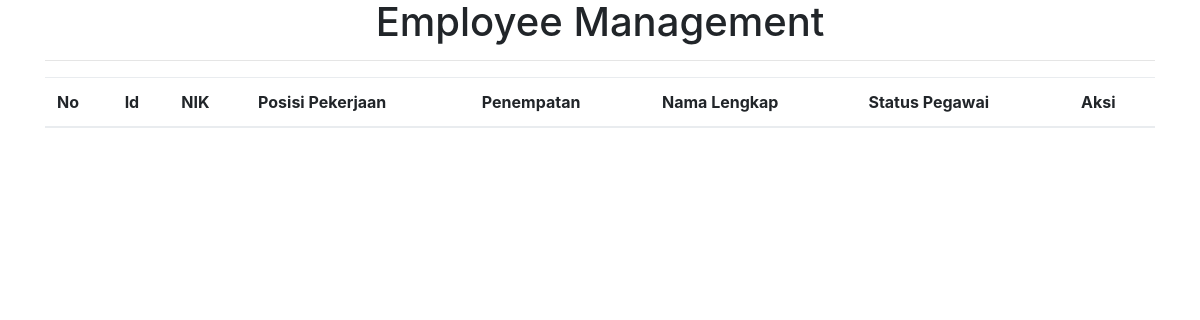
Page /admin/employee.php (signed in) on the earlier database version.
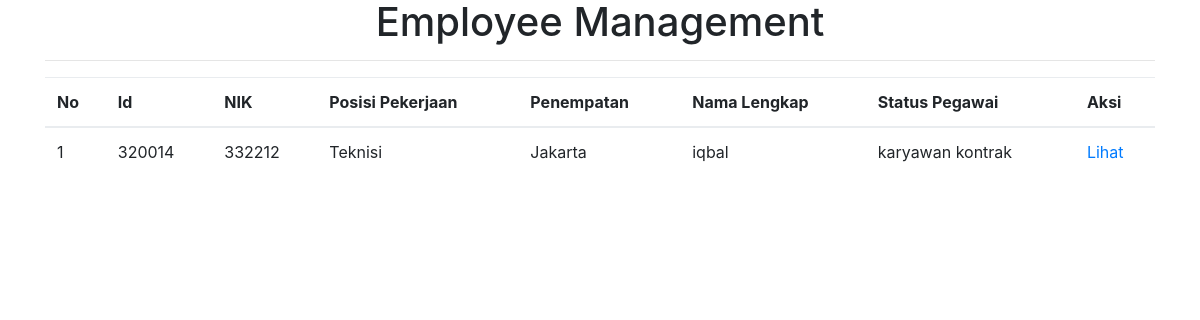
Same page on the later database version.
### tables this page shows
CREATE TABLE `econtract` (
  `nik` int NOT NULL,
  `soal1` varchar(255) NOT NULL,
  `soal2` varchar(255) NOT NULL,
  `soal3` varchar(255) NOT NULL,
  `soal4` varchar(255) NOT NULL,
  `soal5` varchar(255) NOT NULL,
  `soal6` varchar(255) NOT NULL,
  `masa_kerja` varchar(255) NOT NULL,
  `mulai_kontrak` date DEFAULT NULL,
  `akhir_kontrak` date DEFAULT NULL,
  `status_pegawai` varchar(255) NOT NULL
);

CREATE TABLE `pelamar` (
  `id_pelamar` int NOT NULL,
  `posisi_pekerjaan` varchar(255) NOT NULL DEFAULT '',
  `lokasi_seleksi` varchar(255) NOT NULL DEFAULT '''''',
  `username` varchar(40) NOT NULL,
  `password` varchar(18) NOT NULL,
  `nama` varchar(255) NOT NULL DEFAULT '''''',
  `nik` int NOT NULL,
  `status_pegawai` varchar(255) NOT NULL,
  `jekel` varchar(255) NOT NULL DEFAULT '',
  `tempat_lhr` varchar(255) NOT NULL DEFAULT '',
  `tgl_lhr` date DEFAULT NULL,
  `alamat` varchar(40) NOT NULL DEFAULT '',
  `kodepos` varchar(15) NOT NULL DEFAULT '',
  `kota` varchar(15) NOT NULL DEFAULT '',
  `no_tlp` varchar(20) NOT NULL DEFAULT '',
  `no_hp` varchar(20) NOT NULL DEFAULT '',
  `ktp` varchar(16) NOT NULL DEFAULT '',
  `negara` varchar(20) NOT NULL DEFAULT '',
  `agama` varchar(15) NOT NULL DEFAULT '',
  `hobi` varchar(10) NOT NULL DEFAULT '',
  `alamat_ortu` varchar(35) NOT NULL DEFAULT '',
  `kodepos_ortu` varchar(15) NOT NULL DEFAULT '',
  `kota_ortu` varchar(15) NOT NULL DEFAULT '',
  `status` varchar(15) NOT NULL DEFAULT '',
  `jml_anak` varchar(10) NOT NULL DEFAULT '',
  `nm_kel` varchar(35) NOT NULL DEFAULT '',
  `hubungan` varchar(20) NOT NULL DEFAULT '',
  `alamat_kel` varchar(35) NOT NULL DEFAULT '',
  `no_kel` varchar(15) NOT NULL DEFAULT '',
  `pendidikan` varchar(15) NOT NULL DEFAULT '',
  `nm_sekolah` varchar(30) NOT NULL DEFAULT '',
  `jurusan` varchar(30) NOT NULL DEFAULT '',
  `tgl_mulai` date DEFAULT NULL,
  `tgl_selesai` date DEFAULT NULL,
  `nilai` float NOT NULL DEFAULT '0',
  `organisasi` varchar(35) NOT NULL DEFAULT '',
  `jabatan` varchar(25) NOT NULL DEFAULT '',
  `periode_org` varchar(20) NOT NULL DEFAULT '',
  `nm_kursus` varchar(30) NOT NULL DEFAULT '',
  `tahun` year NOT NULL DEFAULT '0000',
  `penyelenggara` varchar(25) NOT NULL DEFAULT '',
  `peringkat` varchar(15) NOT NULL DEFAULT '',
  `bahasa` varchar(15) NOT NULL DEFAULT '',
  `dengar` varchar(15) NOT NULL DEFAULT '',
  `baca` varchar(15) NOT NULL DEFAULT '',
  `bicara` varchar(15) NOT NULL DEFAULT '',
  `tulis` varchar(15) NOT NULL DEFAULT '',
  `nm_pt` varchar(25) NOT NULL DEFAULT '',
  `tgl_awal` date DEFAULT NULL,
  `tgl_akhir` date DEFAULT NULL,
  `almt_pt` varchar(35) NOT NULL DEFAULT '',
  `tlp_pt` varchar(15) NOT NULL DEFAULT '',
  `jabat_awal` varchar(20) NOT NULL DEFAULT '',
  `jabat_akhir` varchar(20) NOT NULL DEFAULT '',
  `nm_atasan` varchar(30) NOT NULL DEFAULT '',
  `alasan` varchar(100) NOT NULL DEFAULT '',
  `gaji` varchar(20) NOT NULL DEFAULT '',
  `dokumen` longtext,
  `foto` longtext,
  `file_sertifikat` longtext,
  `wawancara` longtext,
  `tgl_wwcr` date DEFAULT NULL,
  `mulai_kontrak` date DEFAULT NULL,
  `akhir_kontrak` date DEFAULT NULL
);

### admin/employee.php (the view, shortened to what this page needs)
<?php
if(@$_SESSION['admin']){
?>
<!DOCTYPE html>
<html lang="en">
  <head>
    <link rel="stylesheet" href="../bootstrap4/css/bootstrap.min.css">
    <link rel="stylesheet" href="../bootstrap4/css/custom.css">
    <link rel="stylesheet" href="https://maxcdn.bootstrapcdn.com/font-awesome/4.7.0/css/font-awesome.min.css">
    <link rel="stylesheet" href="../bootstrap4/css/dataTables.bootstrap4.css">
    <link rel="stylesheet" href="../bootstrap4/css/dataTables.bootstrap4.min.css">
  </head>
<div class="container">
  <body style="background-color: transparent;">
        <h1 align="center">Employee Management</h1>
        <hr>
            <div class="row">
                <div class="col-md-12">
                    <table id="example" class="table table-responsive table-hover" cellspacing="0" width="100%" >
                         <thead>
                             <tr>
                                <th>No</th>
                                <th>Id</th>
                                <th>NIK</th>
                                <th>Posisi Pekerjaan</th>
                                <th>Penempatan</th>
                                <th>Nama Lengkap</th>
                                <th>Status Pegawai</th>
                                <th>Aksi</th>
                            </tr>
                           </thead>
                        <tbody>
                        <?php
                        include "koneksi.php";
                        $query = "SELECT p.id_pelamar, p.nik, p.posisi_pekerjaan, p.lokasi_seleksi, p.nama, e.status_pegawai
                                    FROM pelamar p
                                    LEFT JOIN econtract e ON p.nik = e.nik WHERE (e.status_pegawai='karyawan tetap' OR e.status_pegawai='karyawan kontrak') ";
                        $sql = mysqli_query($connect, $query);
                        $no = 1;
                        while($data = mysqli_fetch_array($sql)){
                            echo "<tr scope='row'>";
                            echo "<td>".$no."</td>";
                            echo "<td>".$data ['id_pelamar']."</td>";
                            echo "<td>".$data ['nik']."</td>";
                            echo "<td>".$data ['posisi_pekerjaan']."</td>";
                            echo "<td>".$data ['lokasi_seleksi']."</td>";
                            echo "<td>".$data ['nama']."</td>";
                            echo "<td>".$data ['status_pegawai']."</td>";
                            echo "<td>
                                    <a href='lihat_plmr.php?id_pelamar=".$data['id_pelamar']."'>Lihat</a>
                                  </td>";
                            echo "</tr>";
                            $no++;
                        }
                        ?>
                        </tbody>
                    </table>
                </div>
            </div>
</div>
  </body>
</html>
<?php
}else {
    include "illegal.php";
}
?>

Differences in the rows shown:
added econtract: pelamar.id_pelamar "320014", pelamar.nik "332212", pelamar.posisi_pekerjaan "Teknisi", pelamar.lokasi_seleksi "Jakarta", pelamar.nama "iqbal", status_pegawai "karyawan kontrak"
